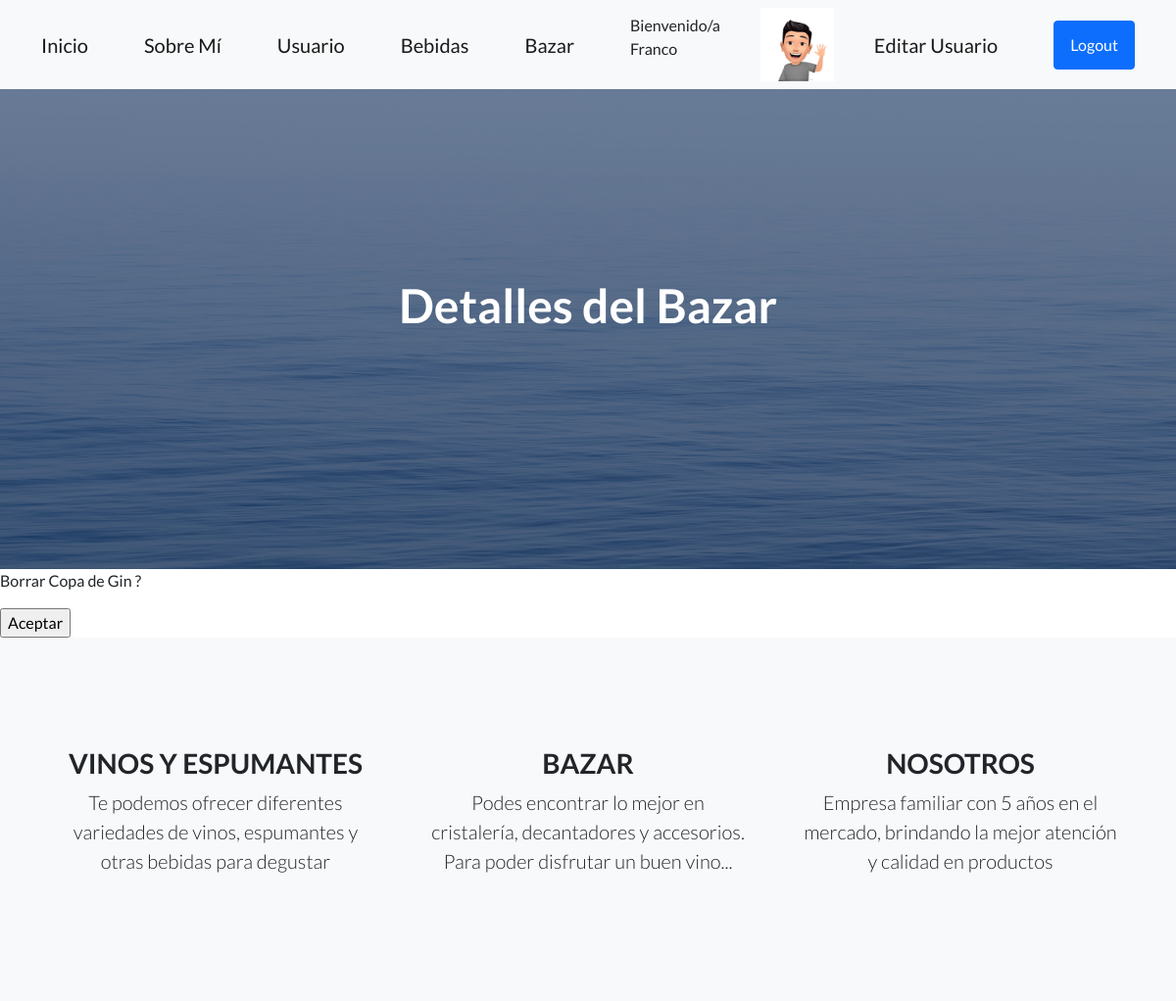
/AppMalbec/bazar/borrar/1/ (signed in), run on the app's committed database.
### AppMalbec/models.py (models this page shows)
class Avatar(models.Model):
    usuario= models.ForeignKey(User, on_delete=models.CASCADE)
    imagen = models.ImageField(upload_to="avatares", null= True, blank= True)

class Bazar(models.Model):
    tipo_de_producto = models.CharField(max_length=50)
    precio= models.IntegerField()
    imagen = models.ImageField(upload_to="bazar", null=True,blank= True)

### AppMalbec/views.py (the view)
# urls.py: path("bazar/borrar/<int:pk>/", BazarBorrar.as_view(), name= "BorrarBazar"),
class BazarBorrar(LoginRequiredMixin,DeleteView):
    model= Bazar
    success_url = "/AppMalbec/bazar/"

### AppMalbec/templates/AppMalbec/bazar_confirm_delete.html
{% extends "AppMalbec/padre.html" %}
{% block titulo %}
Detalles del Bazar
{% endblock %}
{% block pie%}
<form action="" method="POST"enctype="multipart/form-data"> {% csrf_token %}
    <p>Borrar {{bazar.tipo_de_producto}} ? </p>
    <input type="submit" value="Aceptar">
</form>
{% endblock %}

### AppMalbec/templates/AppMalbec/padre.html (shortened to what this page needs)
<!DOCTYPE html>
<html lang="en">
    <head>
        {% load static %}
        <link href="https://cdn.jsdelivr.net/npm/bootstrap-icons@1.5.0/font/bootstrap-icons.css" rel="stylesheet" type="text/css" />
        <link href="{% static 'AppMalbec/css/styles.css' %}" rel="stylesheet" />
    </head>
    <body>
        <nav class="navbar navbar-light bg-light static-top">
            <div class="container">
                <a class="navbar-brand" href="{% url 'Inicio' %}">Inicio</a>
                <a class="navbar-brand" href="{% url 'SobreMi' %}">Sobre Mí</a>
                <a class="navbar-brand" href="{% url 'Usuarios' %}">Usuario</a>
                <a class="navbar-brand" href="{% url 'Variedades' %}">Bebidas</a>
                <a class="navbar-brand" href="{% url 'Bazar' %}">Bazar</a>
                {% if request.user.is_authenticated %}
                <p>Bienvenido/a <br>{{user}}</p>
                {% with user.avatar_set.first as miAvatar %}
                {% if miAvatar %}
                <img src="{{miAvatar.imagen.url}} " alt="No hay imagen" style="max-width: 75px ;">
                {% endif %}
                {% endwith %}
                <a class="navbar-brand" href="{% url 'EditarPerfil' %}">Editar Usuario</a>
                <a class="btn btn-primary" href="{% url 'Logout' %}">Logout</a>
                {% else %}
                <a class="btn btn-primary" href="{% url 'Registarse' %}">Registro</a>
                <a class="btn btn-primary" href="{% url 'Login' %}">Login</a>
                {% endif %}
            </div>
        </nav>
        <header class="masthead">
            <div class="container position-relative">
                <div class="row justify-content-center">
                    <div class="col-xl-6">
                        <div class="text-center text-white">
                            <h1 class="mb-5">
                                {% block titulo%}
                                {% endblock %}
                            </h1>
                        </div>
                    </div>
                </div>
            </div>
        </header>
        {% block pie%}
        {% endblock %}
          <section class="features-icons bg-light text-center">
            <div class="container">
                <div class="row">
                    <div class="col-lg-4">
                        <div class="features-icons-item mx-auto mb-5 mb-lg-0 mb-lg-3">
                            <h3>VINOS Y ESPUMANTES </h3>
                            <p class="lead mb-0">Te podemos ofrecer diferentes variedades de vinos, espumantes y otras bebidas para degustar</p>
                        </div>
                    </div>
                    <div class="col-lg-4">
                        <div class="features-icons-item mx-auto mb-5 mb-lg-0 mb-lg-3">
                            <h3>BAZAR</h3>
                            <p class="lead mb-0">Podes encontrar lo mejor en cristalería, decantadores y accesorios.
                                Para poder disfrutar un buen vino... </p>
                        </div>
                    </div>
                    <div class="col-lg-4">
                        <div class="features-icons-item mx-auto mb-0 mb-lg-3">
                            <h3>NOSOTROS</h3>
                            <p class="lead mb-0">Empresa familiar con 5 años en el mercado, brindando la mejor atención y calidad en productos</p>
                        </div>
                    </div>
                </div>
            </div>
        </section>
    </body>
</html>

### data on the page
Avatar: imagen (picture)
Bazar: tipo_de_producto "Copa de Gin"

### other printed values
{{ user }} "Franco"
